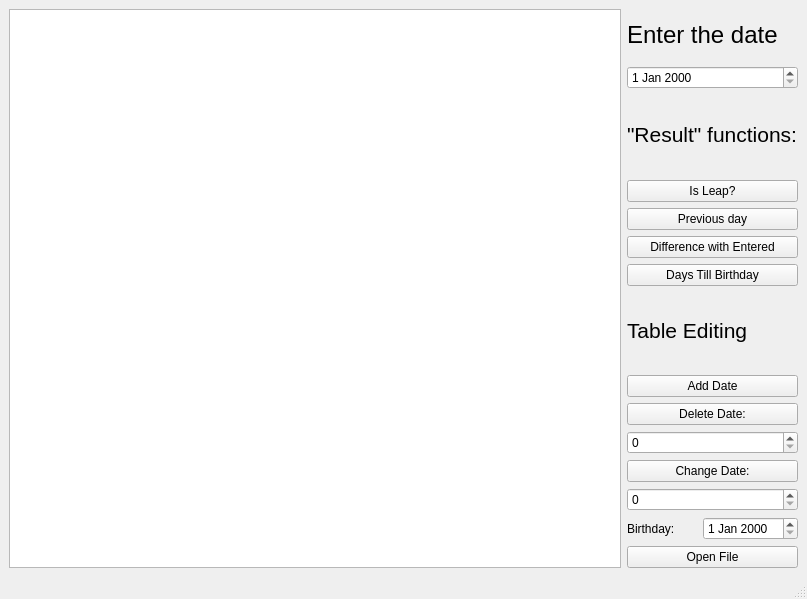
<?xml version="1.0" encoding="UTF-8"?>
<ui version="4.0">
 <class>MainWindow</class>
 <widget class="QMainWindow" name="MainWindow">
  <property name="geometry">
   <rect>
    <x>0</x>
    <y>0</y>
    <width>807</width>
    <height>599</height>
   </rect>
  </property>
  <property name="windowTitle">
   <string>MainWindow</string>
  </property>
  <widget class="QWidget" name="centralwidget">
   <layout class="QGridLayout" name="gridLayout_6">
    <item row="0" column="0">
     <layout class="QHBoxLayout" name="horizontalLayout">
      <item>
       <widget class="QTableWidget" name="table"/>
      </item>
      <item>
       <layout class="QGridLayout" name="gridLayout">
        <item row="0" column="0">
         <layout class="QVBoxLayout" name="verticalLayout_2">
          <item>
           <layout class="QGridLayout" name="gridLayout_3">
            <item row="1" column="0">
             <widget class="QLabel" name="label_2">
              <property name="font">
               <font>
                <pointsize>16</pointsize>
               </font>
              </property>
              <property name="text">
               <string>&quot;Result&quot; functions:</string>
              </property>
             </widget>
            </item>
            <item row="3" column="0">
             <widget class="QPushButton" name="prevB">
              <property name="text">
               <string>Previous day</string>
              </property>
             </widget>
            </item>
            <item row="4" column="0">
             <widget class="QPushButton" name="diffB">
              <property name="text">
               <string>Difference with Entered</string>
              </property>
             </widget>
            </item>
            <item row="5" column="0">
             <widget class="QPushButton" name="birthB">
              <property name="text">
               <string>Days Till Birthday</string>
              </property>
             </widget>
            </item>
            <item row="0" column="0">
             <layout class="QGridLayout" name="gridLayout_2">
              <item row="2" column="0">
               <widget class="QDateEdit" name="dateEdit"/>
              </item>
              <item row="1" column="0">
               <widget class="QLabel" name="label">
                <property name="font">
                 <font>
                  <pointsize>18</pointsize>
                 </font>
                </property>
                <property name="text">
                 <string>Enter the date</string>
                </property>
               </widget>
              </item>
             </layout>
            </item>
            <item row="2" column="0">
             <widget class="QPushButton" name="leapB">
              <property name="text">
               <string>Is Leap?</string>
              </property>
             </widget>
            </item>
           </layout>
          </item>
         </layout>
        </item>
        <item row="1" column="0">
         <layout class="QVBoxLayout" name="verticalLayout_3">
          <item>
           <layout class="QGridLayout" name="gridLayout_5">
            <item row="0" column="0">
             <widget class="QLabel" name="label_3">
              <property name="font">
               <font>
                <pointsize>16</pointsize>
               </font>
              </property>
              <property name="text">
               <string>Table Editing</string>
              </property>
             </widget>
            </item>
            <item row="1" column="0">
             <layout class="QVBoxLayout" name="verticalLayout">
              <item>
               <widget class="QPushButton" name="addB">
                <property name="text">
                 <string>Add Date</string>
                </property>
               </widget>
              </item>
              <item>
               <widget class="QPushButton" name="deleteB">
                <property name="text">
                 <string>Delete Date:</string>
                </property>
               </widget>
              </item>
              <item>
               <widget class="QSpinBox" name="deleteSpin"/>
              </item>
              <item>
               <widget class="QPushButton" name="changeB">
                <property name="text">
                 <string>Change Date:</string>
                </property>
               </widget>
              </item>
              <item>
               <widget class="QSpinBox" name="changeSpin"/>
              </item>
              <item>
               <layout class="QGridLayout" name="gridLayout_4">
                <item row="0" column="0">
                 <widget class="QLabel" name="label_4">
                  <property name="text">
                   <string>Birthday:</string>
                  </property>
                 </widget>
                </item>
                <item row="0" column="1">
                 <widget class="QDateEdit" name="birthEdit"/>
                </item>
               </layout>
              </item>
             </layout>
            </item>
           </layout>
          </item>
          <item>
           <widget class="QPushButton" name="openB">
            <property name="text">
             <string>Open File</string>
            </property>
           </widget>
          </item>
         </layout>
        </item>
       </layout>
      </item>
     </layout>
    </item>
   </layout>
  </widget>
  <widget class="QMenuBar" name="menubar">
   <property name="geometry">
    <rect>
     <x>0</x>
     <y>0</y>
     <width>807</width>
     <height>37</height>
    </rect>
   </property>
  </widget>
  <widget class="QStatusBar" name="statusbar"/>
 </widget>
 <resources/>
 <connections/>
</ui>
